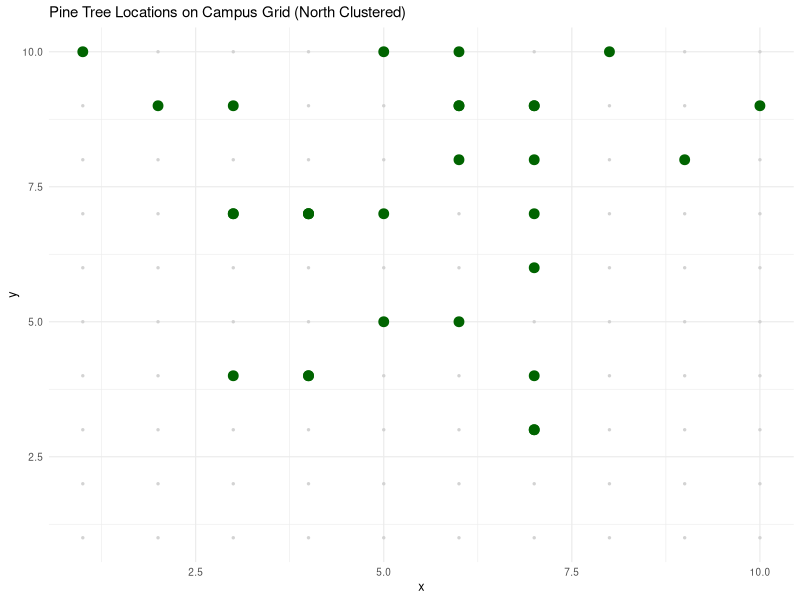
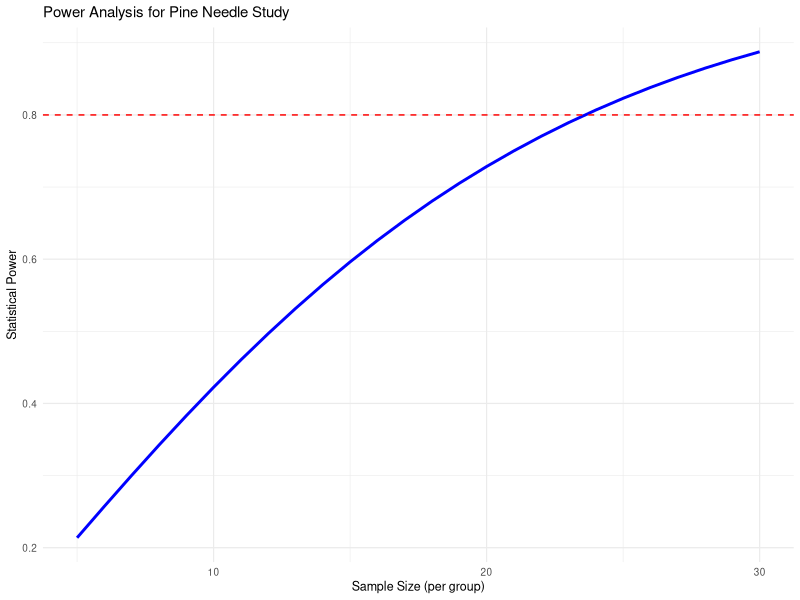

Here is the R script that generated these plots, in order:
## ---- chunk 1
#| message: false
#| warning: false
#| include: false
library(tidyverse)
library(patchwork)
library(flextable)
library(pwr)  # For power analysis
library(ggplot2)
library(viridis)

set.seed(42)
## ---- chunk 2
#| echo: false
#| paged-print: false
# Example of randomization in R
# Select 10 trees randomly from 100 possible trees
all_trees <- 1:100
selected_trees <- sample(all_trees, 10)

# Randomly assign 5 trees to treatment and 5 to control
treatment_trees <- sample(selected_trees, 5)
control_trees <- selected_trees[!selected_trees %in% treatment_trees]

data.frame(
  Treatment = treatment_trees,
  Control = control_trees
)
## ---- chunk 3
#| echo: false
#| fig-height: 3.4
#| fig-width: 3.4
#| fig-alt: "Scatterplot of a 10-by-10 campus grid with light grey points marking all grid locations and dark green points marking simulated pine tree locations, which are clustered toward the north (higher y-values) side of campus."
# Let's create a campus map grid (simplified)
campus_grid <- expand.grid(x = 1:10, y = 1:10)

# Place "pine trees" clustered toward the north side (higher y values)
set.seed(46)
pine_locations <- data.frame(
  x = sample(1:10, 30, replace = TRUE),
  # Using rbeta to skew distribution toward higher y values
  # Alpha=1, Beta=3 creates right-skewed distribution, then scale to 1-10 range
  y = round(rbeta(30, 3, 1) * 9 + 1)
)

ggplot() +
  geom_point(data = campus_grid, aes(x, y), color = "lightgrey", size = 0.5) +
  geom_point(data = pine_locations, aes(x, y), color = "darkgreen", size = 3) +
  theme_minimal(base_size = 9) +
  labs(title = "Pine Tree Locations on Campus Grid (North Clustered)")
## ---- chunk 4
# A priori power analysis for t-test
# How many samples needed per group?
effect_size <- 0.8  # Cohen's d
significance <- 0.05
desired_power <- 0.8

pwr.t.test(d = effect_size,
           sig.level = significance,
           power = desired_power,
           type = "two.sample")
## ---- chunk 5
# Post hoc power analysis
# If we had n = 20 per group
effect_size <- 0.5  # Medium effect size
significance <- 0.05
sample_size <- 20  # per group

pwr.t.test(n = sample_size,
           d = effect_size,
           sig.level = 0.05,
           type = "two.sample")
## ---- chunk 6
#| fig-height: 3
#| fig-width: 3
# Based on pilot data, we have these estimates:
exposed_mean <- 75    # mm
sheltered_mean <- 85  # mm
pooled_sd <- 12        # mm

effect_size <- abs(exposed_mean - sheltered_mean) / pooled_sd
effect_size

pwr.t.test(d = effect_size,
           sig.level = 0.05,
           power = 0.8,
           type = "two.sample")
## ---- chunk 7
#| echo: false
#| fig-height: 3.2
#| fig-width: 3.6
#| fig-alt: "Line plot of statistical power versus sample size per group (5 to 30), rising from low power at small sample sizes toward 1 as sample size increases, with a dashed red horizontal reference line at 80% power marking the sample size needed to reach adequate power."
sample_sizes <- seq(5, 30, by = 1)
power_values <- sapply(sample_sizes, function(n) {
  power <- pwr.t.test(n = n,
                     d = effect_size,
                     sig.level = 0.05,
                     type = "two.sample")$power
  return(power)
})

power_df <- data.frame(
  sample_size = sample_sizes,
  power = power_values
)

ggplot(power_df, aes(x = sample_size, y = power)) +
  geom_line(color = "blue", linewidth = 1) +
  geom_hline(yintercept = 0.8, linetype = "dashed", color = "red") +
  theme_minimal(base_size = 9) +
  labs(title = "Power Analysis for Pine Needle Study",
       x = "Sample Size (per group)",
       y = "Statistical Power")
